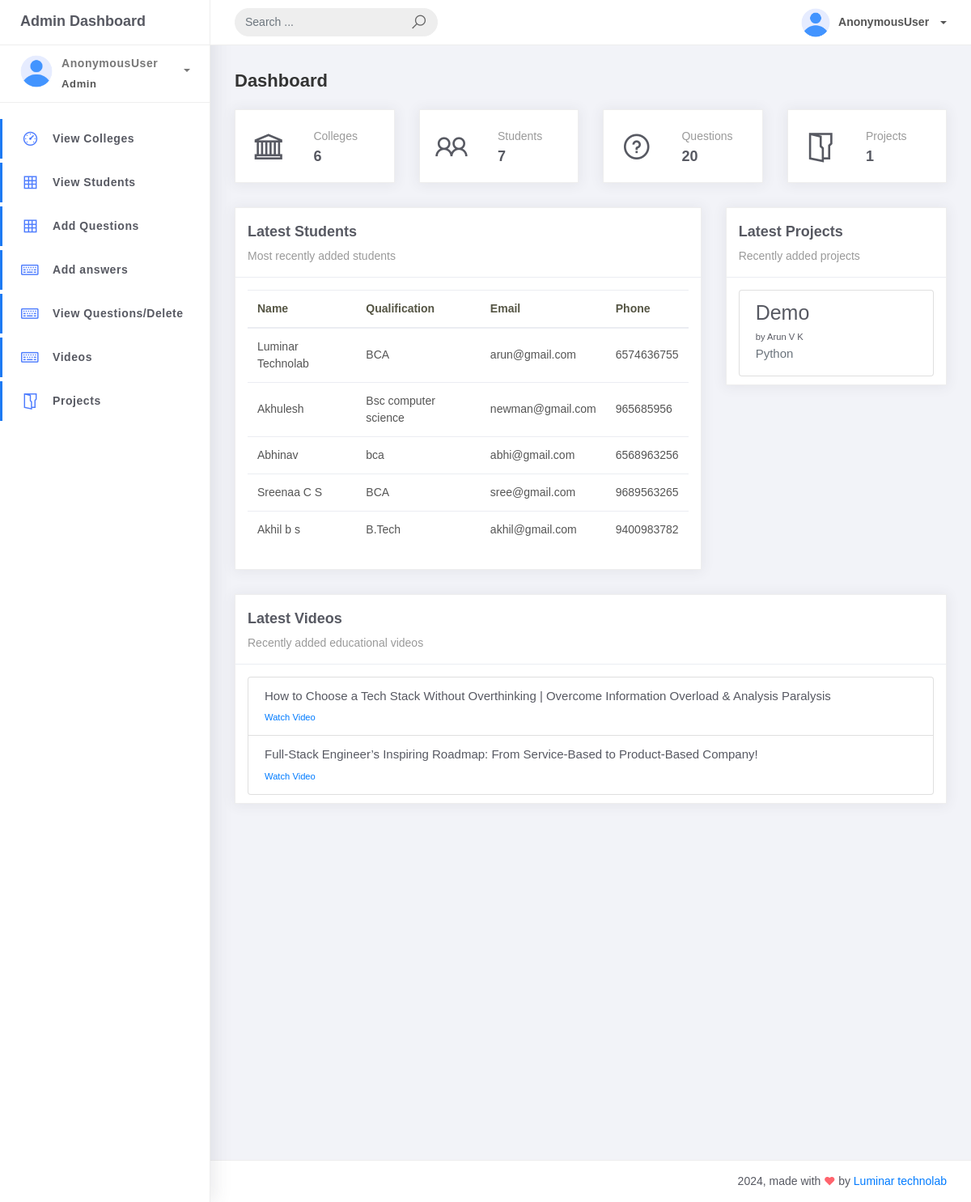
The page /super/super_home/ on the database as committed earlier.
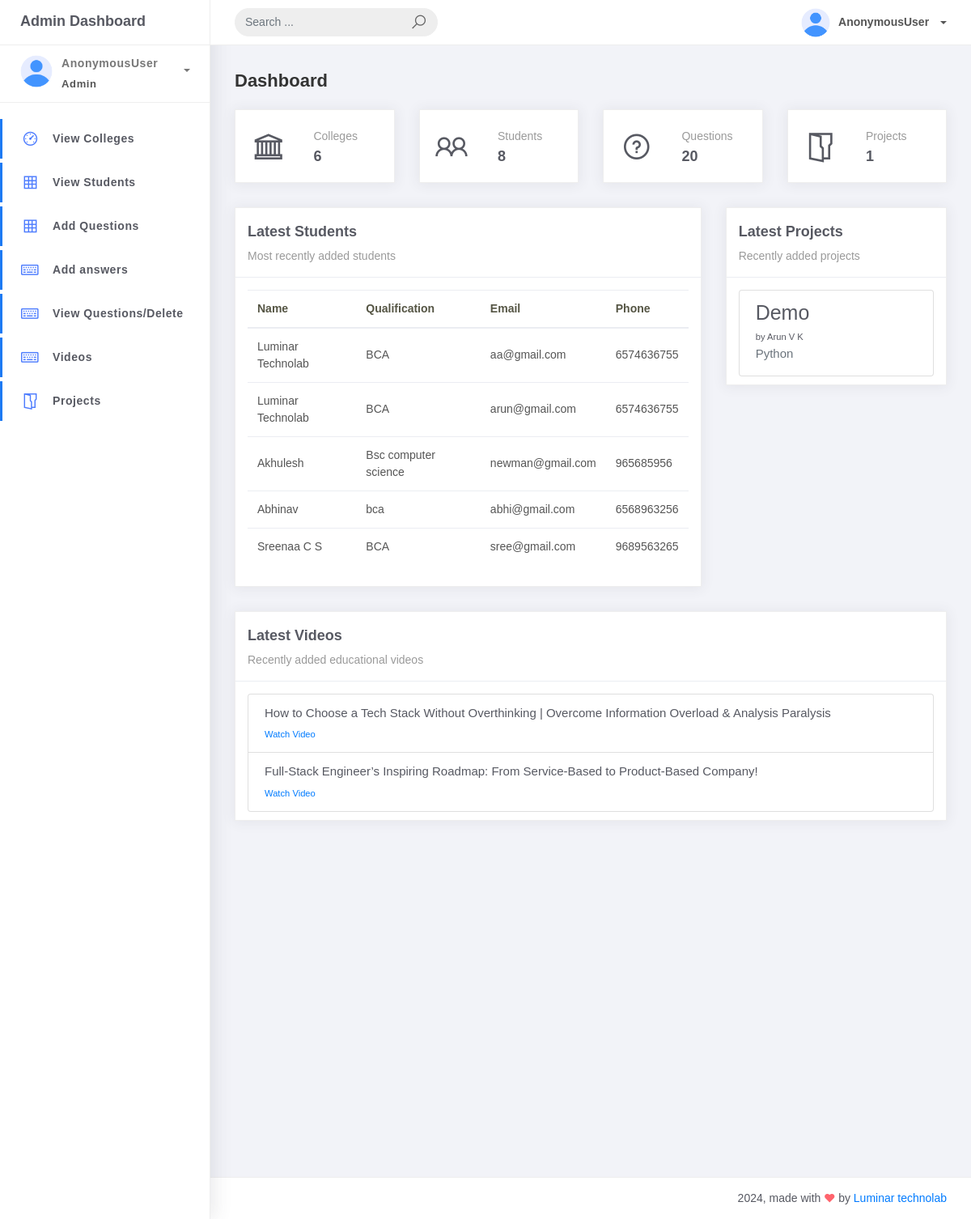
The same page on the database as committed later.
### CarrierApp/models.py (models this page shows, shortened)
class Student(models.Model):
    name=models.CharField(max_length=50,null=True)
    place=models.CharField(max_length=50,null=True)
    phone=models.PositiveBigIntegerField(null=True)
    age=models.PositiveIntegerField(null=True)
    Gender=models.CharField(max_length=50,null=True)
    email=models.EmailField(max_length=70,null=True,unique=True)
    qualification=models.CharField(max_length=200,null=True)
    user=models.OneToOneField(Login, on_delete=models.DO_NOTHING,related_name="student_profile")

class Project(models.Model):
    title = models.CharField(max_length=200)
    description = models.TextField()
    technologies = models.CharField(max_length=200)
    image = models.ImageField(upload_to='project_images/', null=True, blank=True)
    repository_link = models.URLField(blank=True, null=True)
    demo_link = models.URLField(blank=True, null=True)
    created_at = models.DateTimeField(auto_now_add=True)
    updated_at = models.DateTimeField(auto_now=True)
    student = models.ForeignKey(Login, on_delete=models.CASCADE, related_name='projects')

class Login(AbstractUser):
    is_student=models.BooleanField(default=False)
    is_faculty = models.BooleanField(default=False)
    name=models.CharField(max_length=100,null=True)
    email=models.EmailField(max_length=70,null=True,unique=True)

class Videos(models.Model):
    video_url = models.URLField(null=True)  # Correct spelling is URLField
    text = models.TextField()
    user = models.ForeignKey(Login, on_delete=models.CASCADE)

### Admin/views.py (the view)
# urls.py: path('super_home/',views.AdminHome.as_view(),name="super_home"),
class AdminHome(TemplateView):
    template_name = 'Admin_temp/index.html'
    def get_context_data(self, **kwargs):
        context = super().get_context_data(**kwargs)
        context['colleges_count'] = College.objects.count()
        context['students_count'] = Student.objects.count()
        context['questions_count'] = Question.objects.count()
        context['projects_count'] = Project.objects.count()
        context['recent_students'] = Student.objects.all().order_by('-id')[:5]
        context['recent_projects'] = Project.objects.all().order_by('-created_at')[:4]
        context['recent_videos'] = Videos.objects.all().order_by('-id')[:3]
        college_types = College.objects.values('Type').annotate(count=Count('id'))
        labels = [college['Type'] for college in college_types]
        series = [college['count'] for college in college_types]
        context['college_types_data'] = json.dumps({
            'labels': labels,
            'series': series
        })
        return context

### Admin/templates/Admin_temp/index.html (shortened to what the changed rows need)
{% load static %}
<!DOCTYPE html>
<html>
<head>
	<link rel="stylesheet" href="{% static 'assets/css/bootstrap.min.css' %}">
	<link rel="stylesheet" href="{% static 'assets/css/ready.css' %}">
	<link rel="stylesheet" href="{% static 'assets/css/demo.css' %}">
</head>
<body>
	<div class="wrapper">
		{% block content %}
		<div class="main-panel">
			<div class="content">
				<div class="container-fluid">
					<div class="row">
						<div class="col-md-3">
							<div class="card card-stats">
								<div class="card-body">
									<div class="row">
										<div class="col-7 d-flex align-items-center">
											<div class="numbers">
												<p class="card-category">Students</p>
												<h4 class="card-title">{{ students_count }}</h4>
											</div>
										</div>
									</div>
								</div>
							</div>
						</div>
					</div>
					<div class="row">
						<div class="col-md-8">
							<div class="card">
								<div class="card-body">
									<div class="table-responsive">
										<table class="table table-hover">
											<thead>
												<tr>
													<th>Name</th>
													<th>Qualification</th>
													<th>Email</th>
													<th>Phone</th>
												</tr>
											</thead>
											<tbody>
												{% for student in recent_students %}
												<tr>
													<td>{{ student.name }}</td>
													<td>{{ student.qualification }}</td>
													<td>{{ student.email }}</td>
													<td>{{ student.phone }}</td>
												</tr>
												{% endfor %}
											</tbody>
										</table>
									</div>
								</div>
							</div>
						</div>
						<div class="col-md-4">
							<div class="card">
								<div class="card-body">
									<div class="list-group">
										{% for project in recent_projects %}
										<div class="list-group-item">
											<div class="row">
												<div class="col-md-12">
													<h5 class="mb-1">{{ project.title }}</h5>
													<small>by {{ project.student.name }}</small>
													<p class="mb-1 text-muted">{{ project.technologies }}</p>
												</div>
											</div>
										</div>
										{% endfor %}
									</div>
								</div>
							</div>
						</div>
					</div>
					<div class="row">
						<div class="col">
							<div class="card">
								<div class="card-body">
									<div class="list-group">
										{% for video in recent_videos %}
										<div class="list-group-item">
											<div class="row">
												<div class="col-md-12">
													<p class="mb-1">{{ video.text }}</p>
													<small><a href="{{ video.video_url }}" target="_blank">Watch Video</a></small>
												</div>
											</div>
										</div>
										{% endfor %}
									</div>
								</div>
							</div>
						</div>
					</div>
				</div>
			</div>
		{% endblock %}
		</div>
	</div>
</body>
</html>

Rows that differ between the two databases and show on the page:
no longer on this page (row unchanged): Student: name "Akhil b s", qualification "B.Tech", email "akhil@gmail.com", phone "9400983782"
added Student: name "Luminar Technolab", qualification "BCA", email "aa@gmail.com", phone "6574636755"
Other text that changed with them:
{{ students_count }}: "7" → "8"
